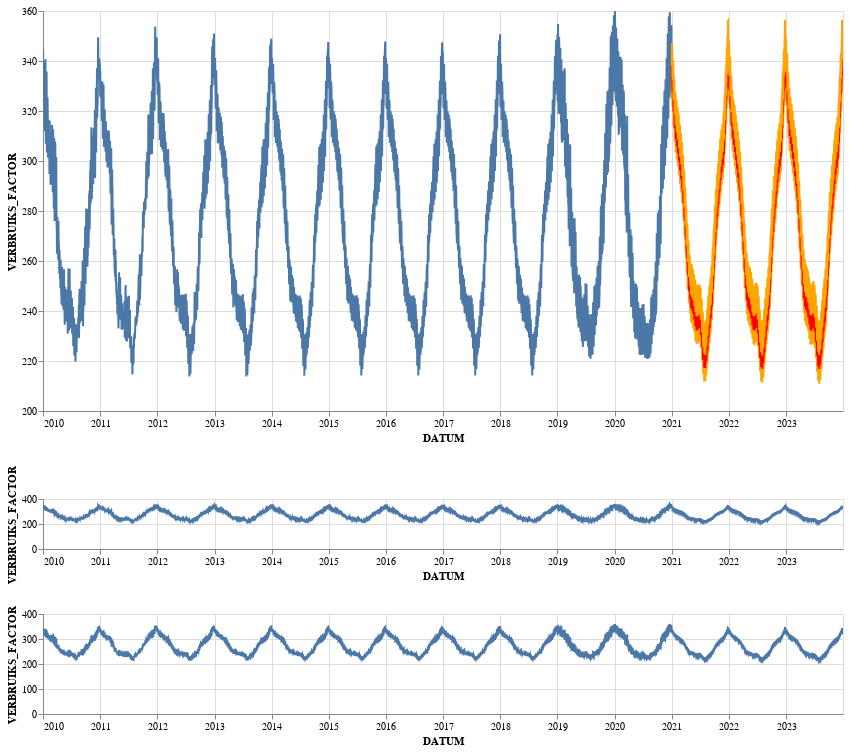

Notebook code cell kept with this figure:
### Code cell
# Interactive zoom on both X and Y axis with two lower graphs.
df_nedu = df_nedu_e1a
df_nedu_pred_low = df_nedu_e1a_low_pred
df_nedu_pred_mid = df_nedu_e1a_mid_pred
df_nedu_pred_high = df_nedu_e1a_high_pred

interval = alt.selection_interval(encodings=['x'])
verbruik_range = alt.selection_interval(encodings=['y'])

base = alt.Chart(df_nedu.reset_index()).mark_line(clip=True).encode(
    x='DATUM:T',
    y='VERBRUIKS_FACTOR:Q'
)

forecast_low = alt.Chart(df_nedu_pred_low.reset_index()).mark_line(clip=True).encode(
                     x='DATUM:T',
                     y='VERBRUIKS_FACTOR:Q'
                     )
    
forecast_mid = alt.Chart(df_nedu_pred_mid.reset_index()).mark_line(clip=True).encode(
                     x='DATUM:T',
                     y='VERBRUIKS_FACTOR:Q'
                     )

forecast_high = alt.Chart(df_nedu_pred_high.reset_index()).mark_line(clip=True).encode(
                     x='DATUM:T',
                     y='VERBRUIKS_FACTOR:Q'
                     )
    
chart = base.encode(
    x=alt.X('DATUM:T', scale=alt.Scale(domain=interval.ref())),
    y=alt.Y('VERBRUIKS_FACTOR:Q', scale=alt.Scale(domain=verbruik_range.ref()))
).properties(
    width=800,
    height=400)

forecast_low_chart = forecast_low.encode(
    x=alt.X('DATUM:T', scale=alt.Scale(domain=interval.ref())),
    y=alt.Y('VERBRUIKS_FACTOR:Q', scale=alt.Scale(domain=verbruik_range.ref())),color=alt.value('orange')
).properties(
    width=800,
    height=400)

forecast_mid_chart = forecast_mid.encode(
    x=alt.X('DATUM:T', scale=alt.Scale(domain=interval.ref())),
    y=alt.Y('VERBRUIKS_FACTOR:Q', scale=alt.Scale(domain=verbruik_range.ref())),color=alt.value('red')
).properties(
    width=800,
    height=400)

forecast_high_chart = forecast_high.encode(
    x=alt.X('DATUM:T', scale=alt.Scale(domain=interval.ref())),
    y=alt.Y('VERBRUIKS_FACTOR:Q', scale=alt.Scale(domain=verbruik_range.ref())),color=alt.value('orange')
).properties(
    width=800,
    height=400)
    
view = base+forecast_low.add_selection(
    interval
).properties(
    width=800,
    height=50,
)

window = base+forecast_low.add_selection(
    verbruik_range
).properties(
    width=800,
    height=100,
)

chart + forecast_low_chart + forecast_mid_chart + forecast_high_chart & view & window

### Figure 1 — Vega-Lite specification as saved in the notebook (floating-point values rounded to 4 significant figures; data arrays with more than 128 entries replaced by an {"elided": "..."} marker saying what was removed)
{"config": {"view": {"continuousWidth": 400, "continuousHeight": 300}}, "vconcat": [{"layer": [{"data": {"name": "data-aacdf4e63338a0974718df53a8e18618"}, "mark": {"type": "line", "clip": true}, "encoding": {"x": {"type": "temporal", "field": "DATUM", "scale": {"domain": {"selection": "selector001"}}}, "y": {"type": "quantitative", "field": "VERBRUIKS_FACTOR", "scale": {"domain": {"selection": "selector002"}}}}, "height": 400, "width": 800}, {"data": {"name": "data-68763102717a31e46c95d3aa7298e92f"}, "mark": {"type": "line", "clip": true}, "encoding": {"color": {"value": "orange"}, "x": {"type": "temporal", "field": "DATUM", "scale": {"domain": {"selection": "selector001"}}}, "y": {"type": "quantitative", "field": "VERBRUIKS_FACTOR", "scale": {"domain": {"selection": "selector002"}}}}, "height": 400, "width": 800}, {"data": {"name": "data-d5a07cefe80ad3095e4b1842d7dfe3d7"}, "mark": {"type": "line", "clip": true}, "encoding": {"color": {"value": "red"}, "x": {"type": "temporal", "field": "DATUM", "scale": {"domain": {"selection": "selector001"}}}, "y": {"type": "quantitative", "field": "VERBRUIKS_FACTOR", "scale": {"domain": {"selection": "selector002"}}}}, "height": 400, "width": 800}, {"data": {"name": "data-02f9dcdaf6f58f76c3bf5592969055d1"}, "mark": {"type": "line", "clip": true}, "encoding": {"color": {"value": "orange"}, "x": {"type": "temporal", "field": "DATUM", "scale": {"domain": {"selection": "selector001"}}}, "y": {"type": "quantitative", "field": "VERBRUIKS_FACTOR", "scale": {"domain": {"selection": "selector002"}}}}, "height": 400, "width": 800}]}, {"layer": [{"data": {"name": "data-aacdf4e63338a0974718df53a8e18618"}, "mark": {"type": "line", "clip": true}, "encoding": {"x": {"type": "temporal", "field": "DATUM"}, "y": {"type": "quantitative", "field": "VERBRUIKS_FACTOR"}}}, {"data": {"name": "data-68763102717a31e46c95d3aa7298e92f"}, "mark": {"type": "line", "clip": true}, "encoding": {"x": {"type": "temporal", "field": "DATUM"}, "y": {"type": "quantitative", "field": "VERBRUIKS_FACTOR"}}, "height": 50, "selection": {"selector001": {"type": "interval", "encodings": ["x"]}}, "width": 800}]}, {"layer": [{"data": {"name": "data-aacdf4e63338a0974718df53a8e18618"}, "mark": {"type": "line", "clip": true}, "encoding": {"x": {"type": "temporal", "field": "DATUM"}, "y": {"type": "quantitative", "field": "VERBRUIKS_FACTOR"}}}, {"data": {"name": "data-68763102717a31e46c95d3aa7298e92f"}, "mark": {"type": "line", "clip": true}, "encoding": {"x": {"type": "temporal", "field": "DATUM"}, "y": {"type": "quantitative", "field": "VERBRUIKS_FACTOR"}}, "height": 100, "selection": {"selector002": {"type": "interval", "encodings": ["y"]}}, "width": 800}]}], "$schema": "https://vega.github.io/schema/vega-lite/v4.8.1.json", "datasets": {"data-aacdf4e63338a0974718df53a8e18618": {"elided": "4018 records"}, "data-68763102717a31e46c95d3aa7298e92f": {"elided": "1095 records"}, "data-d5a07cefe80ad3095e4b1842d7dfe3d7": {"elided": "1095 records"}, "data-02f9dcdaf6f58f76c3bf5592969055d1": {"elided": "1095 records"}}}
